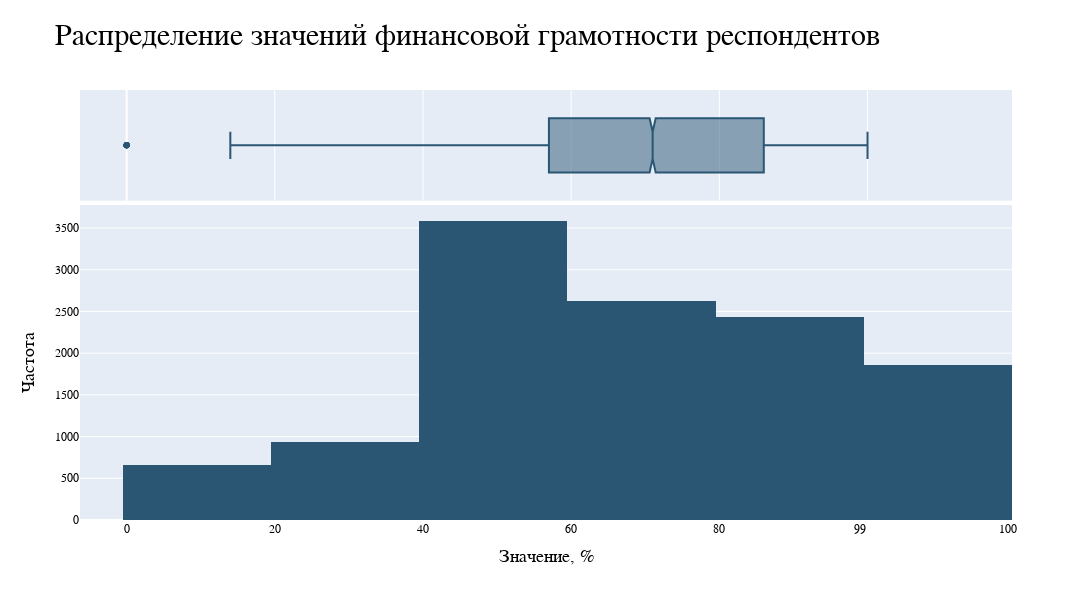

Notebook cell for this chart:
### Code cell
# ГРАФИК РАСПРЕДЕЛЕНИЯ ИНДЕКСА ФИНАНСОВОЙ ГРАМОТНОСТИ

fig = px.histogram(dependency_data["Финансовая грамотность (%)"], nbins = 10, marginal = "box", color_discrete_sequence = ['rgb(42, 86, 116)'])

fig.update_yaxes(title = "Частота", title_font = dict(size = 18, family = 'Arial', color = 'black'))
fig.update_xaxes(title = "Значение, %", title_font = dict(size = 18, family = 'Arial', color = 'black'))

fig.update_layout(title = "Распределение значений финансовой грамотности респондентов",
                  font_family = "Arial",
                  font_color = "black",
                  title_font_size = 30)

fig.update_layout(margin=dict(t = 90))

fig.update_layout(
    xaxis = dict(
        tickmode = 'array',
        tickvals = [0, 20, 40, 60, 80, 99, 119],
        ticktext = [0, 20, 40, 60, 80, 99, 100]))


fig.update_yaxes(title_text='',row = 2, col = 1)
fig.update_xaxes(title_text='',row = 2, col = 1)

fig.update_layout(showlegend = False)
fig.update_layout(height = 600, width = 1200)

fig.show()

### Figure 1 — Plotly figure (JSON) as saved in the notebook; plotly's stock layout.template omitted (floating-point values rounded to 4 significant figures; data arrays with more than 128 entries replaced by an {"elided": "..."} marker saying what was removed)
{"data": [{"alignmentgroup": "True", "bingroup": "x", "hovertemplate": "variable=Финансовая грамотность (%)<br>value=%{x}<br>count=%{y}<extra></extra>", "legendgroup": "Финансовая грамотность (%)", "marker": {"color": "rgb(42, 86, 116)", "pattern": {"shape": ""}}, "name": "Финансовая грамотность (%)", "nbinsx": 10, "offsetgroup": "Финансовая грамотность (%)", "orientation": "v", "showlegend": true, "type": "histogram", "x": {"elided": "12112 int values"}, "xaxis": "x", "yaxis": "y"}, {"alignmentgroup": "True", "hovertemplate": "variable=Финансовая грамотность (%)<br>value=%{x}<extra></extra>", "legendgroup": "Финансовая грамотность (%)", "marker": {"color": "rgb(42, 86, 116)"}, "name": "Финансовая грамотность (%)", "notched": true, "offsetgroup": "Финансовая грамотность (%)", "showlegend": false, "type": "box", "x": {"elided": "12112 int values"}, "xaxis": "x2", "yaxis": "y2"}], "layout": {"barmode": "relative", "font": {"color": "black", "family": "Arial"}, "height": 600, "legend": {"title": {"text": "variable"}, "tracegroupgap": 0}, "margin": {"t": 90}, "showlegend": false, "title": {"font": {"size": 30}, "text": "Распределение значений финансовой грамотности респондентов"}, "width": 1200, "xaxis": {"anchor": "y", "domain": [0, 1], "tickmode": "array", "ticktext": [0, 20, 40, 60, 80, 99, 100], "tickvals": [0, 20, 40, 60, 80, 99, 119], "title": {"font": {"color": "black", "family": "Arial", "size": 18}, "text": "Значение, %"}}, "xaxis2": {"anchor": "y2", "domain": [0, 1], "matches": "x", "showgrid": true, "showticklabels": false, "title": {"font": {"color": "black", "family": "Arial", "size": 18}, "text": ""}}, "yaxis": {"anchor": "x", "domain": [0, 0.7326], "title": {"font": {"color": "black", "family": "Arial", "size": 18}, "text": "Частота"}}, "yaxis2": {"anchor": "x2", "domain": [0.7426, 1], "matches": "y2", "showgrid": false, "showline": false, "showticklabels": false, "ticks": "", "title": {"font": {"color": "black", "family": "Arial", "size": 18}, "text": ""}}}}
